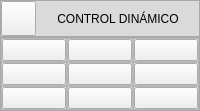
                <widget class="QWidget" name="temas_3">
                 <property name="styleSheet">
                  <string notr="true">QFrame#frame_32,
QFrame#frame_31{
background-color: rgb(218, 218, 218)
}</string>
                 </property>
                 <layout class="QVBoxLayout" name="verticalLayout_32">
                  <property name="spacing">
                   <number>0</number>
                  </property>
                  <property name="leftMargin">
                   <number>0</number>
                  </property>
                  <property name="topMargin">
                   <number>0</number>
                  </property>
                  <property name="rightMargin">
                   <number>0</number>
                  </property>
                  <property name="bottomMargin">
                   <number>0</number>
                  </property>
                  <item>
                   <widget class="QFrame" name="frame_31">
                    <property name="minimumSize">
                     <size>
                      <width>0</width>
                      <height>35</height>
                     </size>
                    </property>
                    <property name="maximumSize">
                     <size>
                      <width>16777215</width>
                      <height>40</height>
                     </size>
                    </property>
                    <property name="frameShape">
                     <enum>QFrame::StyledPanel</enum>
                    </property>
                    <property name="frameShadow">
                     <enum>QFrame::Raised</enum>
                    </property>
                    <layout class="QHBoxLayout" name="horizontalLayout_16">
                     <property name="spacing">
                      <number>0</number>
                     </property>
                     <property name="sizeConstraint">
                      <enum>QLayout::SetDefaultConstraint</enum>
                     </property>
                     <property name="leftMargin">
                      <number>0</number>
                     </property>
                     <property name="topMargin">
                      <number>0</number>
                     </property>
                     <property name="rightMargin">
                      <number>0</number>
                     </property>
                     <property name="bottomMargin">
                      <number>0</number>
                     </property>
                     <item>
                      <widget class="QPushButton" name="bt_return_12">
                       <property name="minimumSize">
                        <size>
                         <width>35</width>
                         <height>35</height>
                        </size>
                       </property>
                       <property name="maximumSize">
                        <size>
                         <width>35</width>
                         <height>35</height>
                        </size>
                       </property>
                       <property name="text">
                        <string/>
                       </property>
                       <property name="icon">
                        <iconset>
                         <normaloff>resources/images/MainWindow/return.svg</normaloff>resources/images/MainWindow/return.svg</iconset>
                       </property>
                       <property name="iconSize">
                        <size>
                         <width>35</width>
                         <height>35</height>
                        </size>
                       </property>
                      </widget>
                     </item>
                     <item>
                      <spacer name="horizontalSpacer_27">
                       <property name="orientation">
                        <enum>Qt::Horizontal</enum>
                       </property>
                       <property name="sizeHint" stdset="0">
                        <size>
                         <width>0</width>
                         <height>20</height>
                        </size>
                       </property>
                      </spacer>
                     </item>
                     <item>
                      <widget class="QLabel" name="label_15">
                       <property name="text">
                        <string>CONTROL DINÁMICO</string>
                       </property>
                       <property name="alignment">
                        <set>Qt::AlignCenter</set>
                       </property>
                      </widget>
                     </item>
                     <item>
                      <spacer name="horizontalSpacer_28">
                       <property name="orientation">
                        <enum>Qt::Horizontal</enum>
                       </property>
                       <property name="sizeHint" stdset="0">
                        <size>
                         <width>0</width>
                         <height>20</height>
                        </size>
                       </property>
                      </spacer>
                     </item>
                    </layout>
                   </widget>
                  </item>
                  <item>
                   <widget class="QFrame" name="frame_32">
                    <property name="styleSheet">
                     <string notr="true"/>
                    </property>
                    <property name="frameShape">
                     <enum>QFrame::StyledPanel</enum>
                    </property>
                    <property name="frameShadow">
                     <enum>QFrame::Raised</enum>
                    </property>
                    <layout class="QGridLayout" name="gridLayout_3">
                     <property name="leftMargin">
                      <number>0</number>
                     </property>
                     <property name="topMargin">
                      <number>0</number>
                     </property>
                     <property name="rightMargin">
                      <number>0</number>
                     </property>
                     <property name="bottomMargin">
                      <number>0</number>
                     </property>
                     <property name="spacing">
                      <number>0</number>
                     </property>
                     <item row="0" column="0">
                      <widget class="QFrame" name="frame_33">
                       <property name="frameShape">
                        <enum>QFrame::StyledPanel</enum>
                       </property>
                       <property name="frameShadow">
                        <enum>QFrame::Raised</enum>
                       </property>
                       <layout class="QVBoxLayout" name="verticalLayout_33">
                        <property name="spacing">
                         <number>0</number>
                        </property>
                        <property name="leftMargin">
                         <number>0</number>
                        </property>
                        <property name="topMargin">
                         <number>0</number>
                        </property>
                        <property name="rightMargin">
                         <number>0</number>
                        </property>
                        <property name="bottomMargin">
                         <number>0</number>
                        </property>
                        <item>
                         <widget class="AnimatedButton" name="bt_U3_T1">
                          <property name="sizePolicy">
                           <sizepolicy hsizetype="Minimum" vsizetype="Minimum">
                            <horstretch>0</horstretch>
                            <verstretch>0</verstretch>
                           </sizepolicy>
                          </property>
                          <property name="text">
                           <string/>
                          </property>
                         </widget>
                        </item>
                       </layout>
                      </widget>
                     </item>
                     <item row="0" column="1">
                      <widget class="QFrame" name="frame_34">
                       <property name="frameShape">
                        <enum>QFrame::StyledPanel</enum>
                       </property>
                       <property name="frameShadow">
                        <enum>QFrame::Raised</enum>
                       </property>
                       <layout class="QVBoxLayout" name="verticalLayout_34">
                        <property name="spacing">
                         <number>0</number>
                        </property>
                        <property name="leftMargin">
                         <number>0</number>
                        </property>
                        <property name="topMargin">
                         <number>0</number>
                        </property>
                        <property name="rightMargin">
                         <number>0</number>
                        </property>
                        <property name="bottomMargin">
                         <number>0</number>
                        </property>
                        <item>
                         <widget class="AnimatedButton" name="bt_U3_T2">
                          <property name="sizePolicy">
                           <sizepolicy hsizetype="Minimum" vsizetype="Minimum">
                            <horstretch>0</horstretch>
                            <verstretch>0</verstretch>
                           </sizepolicy>
                          </property>
                          <property name="text">
                           <string/>
                          </property>
                         </widget>
                        </item>
                       </layout>
                      </widget>
                     </item>
                     <item row="0" column="2">
                      <widget class="QFrame" name="frame_35">
                       <property name="frameShape">
                        <enum>QFrame::StyledPanel</enum>
                       </property>
                       <property name="frameShadow">
                        <enum>QFrame::Raised</enum>
                       </property>
                       <layout class="QVBoxLayout" name="verticalLayout_35">
                        <property name="spacing">
                         <number>0</number>
                        </property>
                        <property name="leftMargin">
                         <number>0</number>
                        </property>
                        <property name="topMargin">
                         <number>0</number>
                        </property>
                        <property name="rightMargin">
                         <number>0</number>
                        </property>
                        <property name="bottomMargin">
                         <number>0</number>
                        </property>
                        <item>
                         <widget class="AnimatedButton" name="bt_U3_T3">
                          <property name="sizePolicy">
                           <sizepolicy hsizetype="Minimum" vsizetype="Minimum">
                            <horstretch>0</horstretch>
                            <verstretch>0</verstretch>
                           </sizepolicy>
                          </property>
                          <property name="text">
                           <string/>
                          </property>
                         </widget>
                        </item>
                       </layout>
                      </widget>
                     </item>
                     <item row="1" column="0">
                      <widget class="QFrame" name="frame_36">
                       <property name="frameShape">
                        <enum>QFrame::StyledPanel</enum>
                       </property>
                       <property name="frameShadow">
                        <enum>QFrame::Raised</enum>
                       </property>
                       <layout class="QVBoxLayout" name="verticalLayout_36">
                        <property name="spacing">
                         <number>0</number>
                        </property>
                        <property name="leftMargin">
                         <number>0</number>
                        </property>
                        <property name="topMargin">
                         <number>0</number>
                        </property>
                        <property name="rightMargin">
                         <number>0</number>
                        </property>
                        <property name="bottomMargin">
                         <number>0</number>
                        </property>
                        <item>
                         <widget class="AnimatedButton" name="bt_U3_T4">
                          <property name="sizePolicy">
                           <sizepolicy hsizetype="Minimum" vsizetype="Minimum">
                            <horstretch>0</horstretch>
                            <verstretch>0</verstretch>
                           </sizepolicy>
                          </property>
                          <property name="text">
                           <string/>
                          </property>
                         </widget>
                        </item>
                       </layout>
                      </widget>
                     </item>
                     <item row="1" column="1">
                      <widget class="QFrame" name="frame_37">
                       <property name="frameShape">
                        <enum>QFrame::StyledPanel</enum>
                       </property>
                       <property name="frameShadow">
                        <enum>QFrame::Raised</enum>
                       </property>
                       <layout class="QVBoxLayout" name="verticalLayout_37">
                        <property name="spacing">
                         <number>0</number>
                        </property>
                        <property name="leftMargin">
                         <number>0</number>
                        </property>
                        <property name="topMargin">
                         <number>0</number>
                        </property>
                        <property name="rightMargin">
                         <number>0</number>
                        </property>
                        <property name="bottomMargin">
                         <number>0</number>
                        </property>
                        <item>
                         <widget class="AnimatedButton" name="bt_U3_T5">
                          <property name="sizePolicy">
                           <sizepolicy hsizetype="Minimum" vsizetype="Minimum">
                            <horstretch>0</horstretch>
                            <verstretch>0</verstretch>
                           </sizepolicy>
                          </property>
                          <property name="text">
                           <string/>
                          </property>
                         </widget>
                        </item>
                       </layout>
                      </widget>
                     </item>
                     <item row="1" column="2">
                      <widget class="QFrame" name="frame_63">
                       <property name="frameShape">
                        <enum>QFrame::StyledPanel</enum>
                       </property>
                       <property name="frameShadow">
                        <enum>QFrame::Raised</enum>
                       </property>
                       <layout class="QVBoxLayout" name="verticalLayout_65">
                        <property name="spacing">
                         <number>0</number>
                        </property>
                        <property name="leftMargin">
                         <number>0</number>
                        </property>
                        <property name="topMargin">
                         <number>0</number>
                        </property>
                        <property name="rightMargin">
                         <number>0</number>
                        </property>
                        <property name="bottomMargin">
                         <number>0</number>
                        </property>
                        <item>
                         <widget class="AnimatedButton" name="bt_U3_T6">
                          <property name="sizePolicy">
                           <sizepolicy hsizetype="Minimum" vsizetype="Minimum">
                            <horstretch>0</horstretch>
                            <verstretch>0</verstretch>
                           </sizepolicy>
                          </property>
                          <property name="text">
                           <string/>
                          </property>
                         </widget>
                        </item>
                       </layout>
                      </widget>
                     </item>
                     <item row="2" column="0">
                      <widget class="QFrame" name="frame_64">
                       <property name="frameShape">
                        <enum>QFrame::StyledPanel</enum>
                       </property>
                       <property name="frameShadow">
                        <enum>QFrame::Raised</enum>
                       </property>
                       <layout class="QVBoxLayout" name="verticalLayout_66">
                        <property name="spacing">
                         <number>0</number>
                        </property>
                        <property name="leftMargin">
                         <number>0</number>
                        </property>
                        <property name="topMargin">
                         <number>0</number>
                        </property>
                        <property name="rightMargin">
                         <number>0</number>
                        </property>
                        <property name="bottomMargin">
                         <number>0</number>
                        </property>
                        <item>
                         <widget class="AnimatedButton" name="bt_U3_T7">
                          <property name="sizePolicy">
                           <sizepolicy hsizetype="Minimum" vsizetype="Minimum">
                            <horstretch>0</horstretch>
                            <verstretch>0</verstretch>
                           </sizepolicy>
                          </property>
                          <property name="text">
                           <string/>
                          </property>
                         </widget>
                        </item>
                       </layout>
                      </widget>
                     </item>
                     <item row="2" column="1">
                      <widget class="QFrame" name="frame_65">
                       <property name="frameShape">
                        <enum>QFrame::StyledPanel</enum>
                       </property>
                       <property name="frameShadow">
                        <enum>QFrame::Raised</enum>
                       </property>
                       <layout class="QVBoxLayout" name="verticalLayout_67">
                        <property name="spacing">
                         <number>0</number>
                        </property>
                        <property name="leftMargin">
                         <number>0</number>
                        </property>
                        <property name="topMargin">
                         <number>0</number>
                        </property>
                        <property name="rightMargin">
                         <number>0</number>
                        </property>
                        <property name="bottomMargin">
                         <number>0</number>
                        </property>
                        <item>
                         <widget class="AnimatedButton" name="bt_U3_T8">
                          <property name="sizePolicy">
                           <sizepolicy hsizetype="Minimum" vsizetype="Minimum">
                            <horstretch>0</horstretch>
                            <verstretch>0</verstretch>
                           </sizepolicy>
                          </property>
                          <property name="text">
                           <string/>
                          </property>
                         </widget>
                        </item>
                       </layout>
                      </widget>
                     </item>
                     <item row="2" column="2">
                      <widget class="QFrame" name="frame_66">
                       <property name="frameShape">
                        <enum>QFrame::StyledPanel</enum>
                       </property>
                       <property name="frameShadow">
                        <enum>QFrame::Raised</enum>
                       </property>
                       <layout class="QVBoxLayout" name="verticalLayout_68">
                        <property name="spacing">
                         <number>0</number>
                        </property>
                        <property name="leftMargin">
                         <number>0</number>
                        </property>
                        <property name="topMargin">
                         <number>0</number>
                        </property>
                        <property name="rightMargin">
                         <number>0</number>
                        </property>
                        <property name="bottomMargin">
                         <number>0</number>
                        </property>
                        <item>
                         <widget class="AnimatedButton" name="bt_U3_T9">
                          <property name="sizePolicy">
                           <sizepolicy hsizetype="Minimum" vsizetype="Minimum">
                            <horstretch>0</horstretch>
                            <verstretch>0</verstretch>
                           </sizepolicy>
                          </property>
                          <property name="text">
                           <string/>
                          </property>
                         </widget>
                        </item>
                       </layout>
                      </widget>
                     </item>
                    </layout>
                   </widget>
                  </item>
                 </layout>
                </widget>
